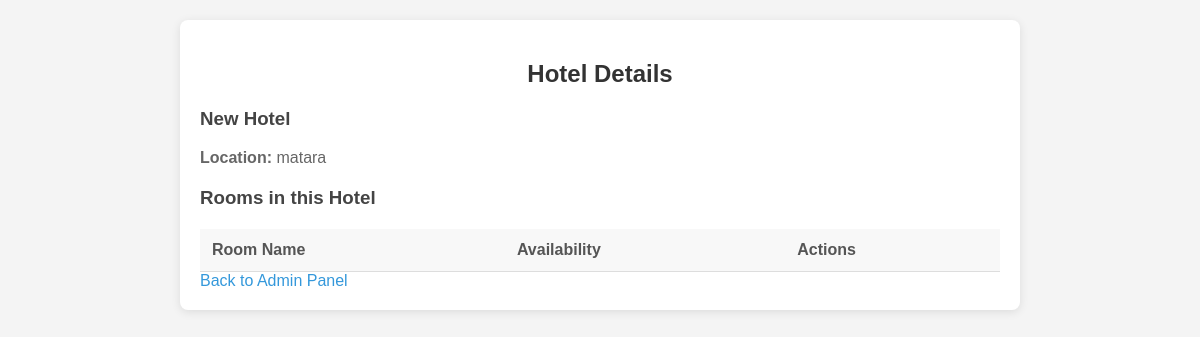
Before: /admin_hotel_details.php?id=31 (signed in) with the older database file.
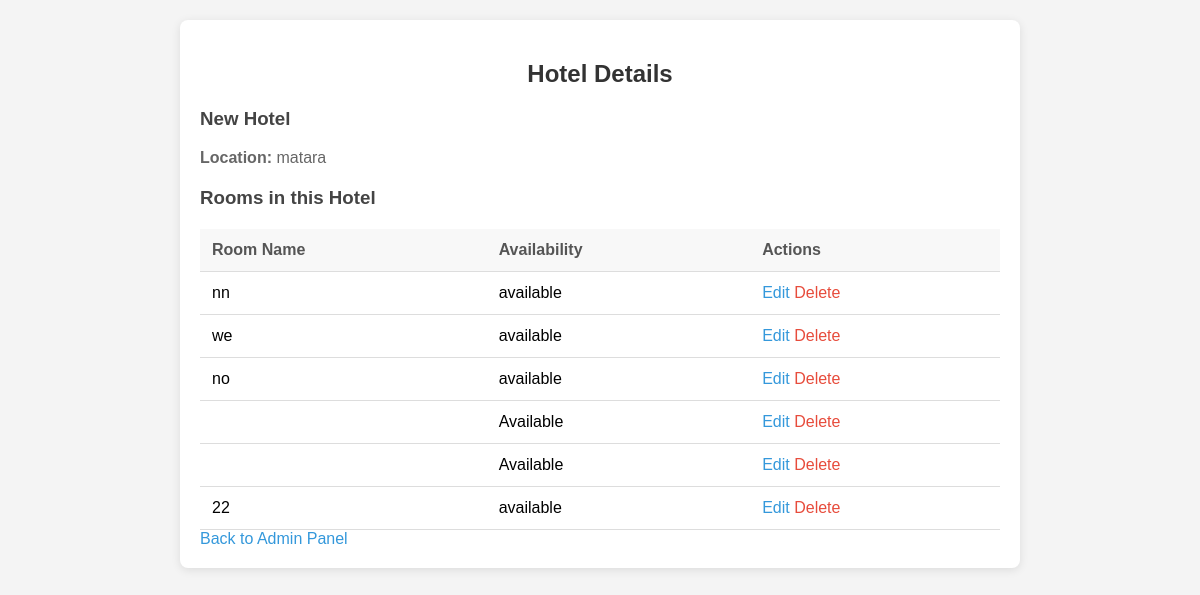
After: the same page with the newer database file.
### tables this page shows
CREATE TABLE `rooms` (
  `room_id` int(11) NOT NULL,
  `hotel_id` int(11) DEFAULT NULL,
  `room_name` varchar(255) NOT NULL,
  `room_number` int(255) NOT NULL,
  `price_per_night` decimal(10,2) NOT NULL,
  `max_adults` int(11) NOT NULL,
  `max_children` int(11) NOT NULL,
  `availability` varchar(255) NOT NULL,
  `hotel_name` varchar(255) DEFAULT NULL,
  `facilities` varchar(255) NOT NULL
);

### admin_hotel_details.php (the view, shortened to what this page needs)
<?php
include('config.php');
if (isset($_GET['id'])) {
    $hotel_id = $_GET['id'];
    $hotel_stmt = $conn->prepare("SELECT * FROM hotels WHERE hotel_id = ?");
    $hotel_stmt->bind_param("i", $hotel_id);
    $hotel_stmt->execute();
    $hotel = $hotel_stmt->get_result()->fetch_assoc();
    $rooms_stmt = $conn->prepare("SELECT * FROM rooms WHERE hotel_id = ?");
    $rooms_stmt->bind_param("i", $hotel_id);
    $rooms_stmt->execute();
    $rooms = $rooms_stmt->get_result();
} else {
    header("Location: admin_panel.php");
    exit();
}
?>
<!DOCTYPE html>
<html lang="en">
<head>
    <link rel="stylesheet" href="admin_hotel_details.css">
</head>
<body>
    <div class="admin-container">
        <h2>Hotel Details</h2>
        <h3><?php echo htmlspecialchars($hotel['hotel_name']); ?></h3>
        <p><strong>Location:</strong> <?php echo htmlspecialchars($hotel['location']); ?></p>
        <h3>Rooms in this Hotel</h3>
        <table>
            <tr>
                <th>Room Name</th>
                <th>Availability</th>
                <th>Actions</th>
            </tr>
            <?php while ($room = $rooms->fetch_assoc()): ?>
            <tr>
                <td><?php echo htmlspecialchars($room['room_name']); ?></td>
                <td><?php echo htmlspecialchars($room['availability']); ?></td>
                <td>
                    <a href="admin_edit_room.php?id=<?php echo $room['room_id']; ?>">Edit</a>
                    <a href="admin_delete_room.php?id=<?php echo $room['room_id']; ?>" onclick="return confirm('Are you sure you want to delete this room?');">Delete</a>
                </td>
            </tr>
            <?php endwhile; ?>
        </table>
        <a href="admin_panel.php">Back to Admin Panel</a>
    </div>
</body>
</html>

Changed rows visible on the page:
added rooms: room_name "nn", availability "available"
added rooms: room_name "we", availability "available"
added rooms: room_name "no", availability "available"
added rooms: availability "Available"
added rooms: availability "Available"
added rooms: room_name "22", availability "available"
